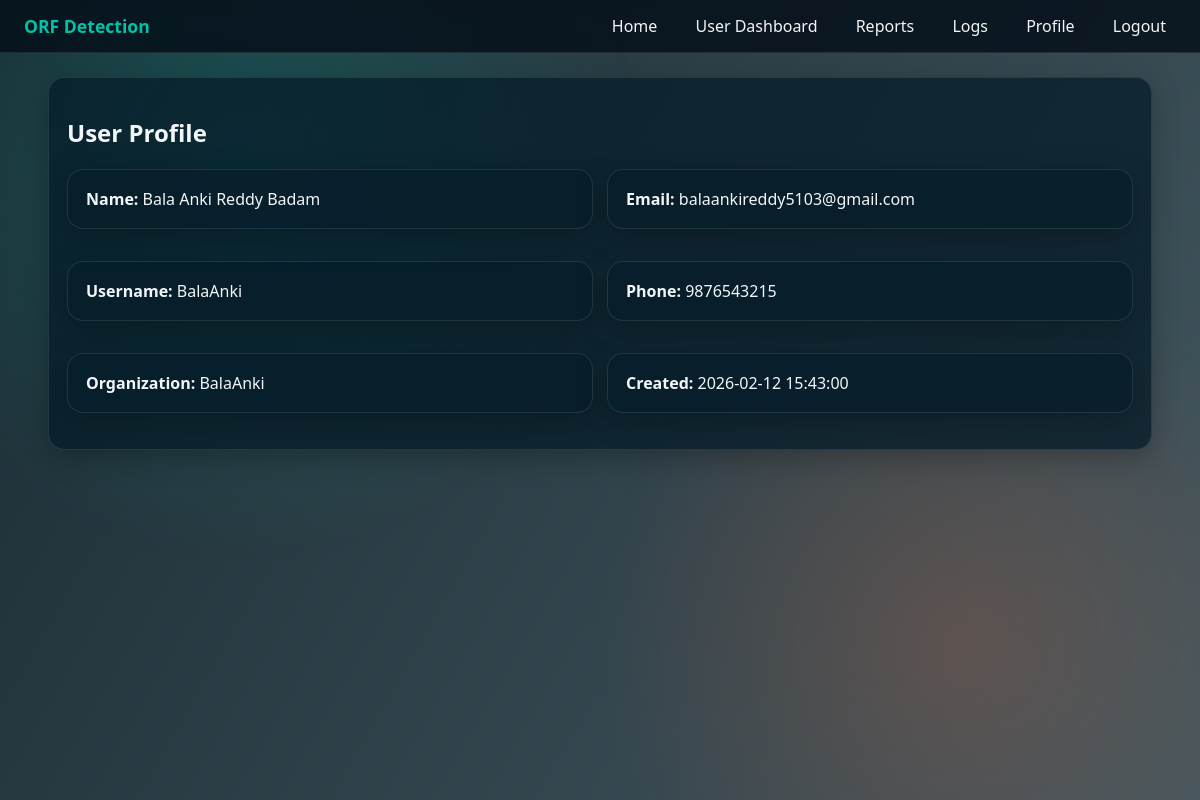
The app's page /user/profile (signed in) with its own data.
### tables this page shows
CREATE TABLE users (
            id INTEGER PRIMARY KEY AUTOINCREMENT,
            full_name TEXT NOT NULL,
            email TEXT NOT NULL UNIQUE,
            username TEXT NOT NULL UNIQUE,
            phone TEXT NOT NULL,
            organization TEXT NOT NULL,
            password_hash TEXT NOT NULL,
            created_at TEXT NOT NULL
        );

### app.py (the view)
    @app.route("/user/profile")
    @login_required("user")
    def user_profile():
        return render_template("user_profile.html", user=g.user)

### app.py (called while the page is built)
def get_db():
    if "db" not in g:
        g.db = sqlite3.connect(DB_PATH)
        g.db.row_factory = sqlite3.Row
    return g.db

### templates/user_profile.html
{% extends 'base.html' %}
{% block content %}
<section class="panel">
    <h2>User Profile</h2>
    <div class="grid two">
        <div class="card"><strong>Name:</strong> {{ user.full_name }}</div>
        <div class="card"><strong>Email:</strong> {{ user.email }}</div>
        <div class="card"><strong>Username:</strong> {{ user.username }}</div>
        <div class="card"><strong>Phone:</strong> {{ user.phone }}</div>
        <div class="card"><strong>Organization:</strong> {{ user.organization }}</div>
        <div class="card"><strong>Created:</strong> {{ user.created_at }}</div>
    </div>
</section>
{% endblock %}

### static/css/style.css (style rules this page uses)
:root { --bg-main: #081f2d; --bg-card: rgba(7, 30, 43, 0.78); --brand: #00c2a8; --brand-alt: #ff6b35; --text: #f2f6f8; --muted: #c1ced6; --warn: #ffc857; --danger: #ff4d6d; --ok: #47d16c; }
* { box-sizing: border-box; }
body { margin: 0; min-height: 100vh; color: var(--text); font-family: "Segoe UI", Tahoma, Geneva, Verdana, sans-serif; background-image: linear-gradient(120deg, rgba(2, 20, 30, 0.9), rgba(4, 31, 42, 0.75)), url("https://images.unsplash.com/photo-1516321318423-f06f85e504b3?auto=format&fit=crop&w=1600&q=80"); background-size: cover; background-position: center; background-attachment: fixed; }
.panel, .card { background: var(--bg-card); border: 1px solid rgba(255, 255, 255, 0.1); border-radius: 16px; padding: 18px; margin-bottom: 18px; box-shadow: 0 8px 28px rgba(0, 0, 0, 0.25); }
.grid { display: grid; gap: 14px; }
.grid.two { grid-template-columns: repeat(2, minmax(0, 1fr)); }

### records on screen
users: full_name "Bala Anki Reddy Badam", email "balaankireddy5103@gmail.com", username "BalaAnki", phone "9876543215", organization "BalaAnki", created_at "2026-02-12 15:43:00"
